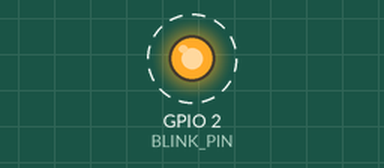
Recording of a sketch running on a simulated ESP32. Shown: output pins drawn as LEDs (lit = HIGH). Dashed ring = blinking. What the sketch prints to the serial monitor is not drawn.

Above: at 0.3 s.
Timing chart, 0 to 3.1 s (numbered marks = the images above):
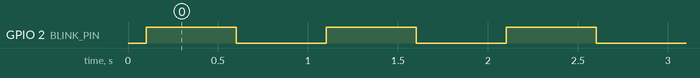

The sketch:

BlinkKen.ino
```cpp
// Column locations.
//3456789012345678901234567890123456789012345678901234567890123456789012345678901234567890123456
//       1         2         3         4         5         6         7         8         9     9
//const unsigned long FAKE_LONG     =          10000UL; // Fake variable for column positions.

const byte            VER_MAJOR     =                1; // Major version.
const byte            VER_MINOR     =                1; // Minor version.
const byte            BLINK_PIN     =                2; // Pin number of blink LED.

void setup() {
  Serial.begin(115200);
  delay(100);
  Serial.printf_P(PSTR("\nStarting BlinkKen version %d.%d, Build date %s %s\n"),  VER_MAJOR,
                                                                                  VER_MINOR,
                                                                                  __DATE__,
                                                                                  __TIME__);

  pinMode(BLINK_PIN, OUTPUT);
}

void loop() {
  static unsigned long  count       =              0UL; // Loop counter.

  Serial.printf_P(PSTR("Loop %10lu\n"), ++count);

  digitalWrite(BLINK_PIN, HIGH);
  delay(500);
  digitalWrite(BLINK_PIN, LOW);
  delay(500);
}
```

Measured:
- by itself, GPIO 2 (BLINK_PIN): alternates HIGH for 0.50 s and LOW for 0.50 s
